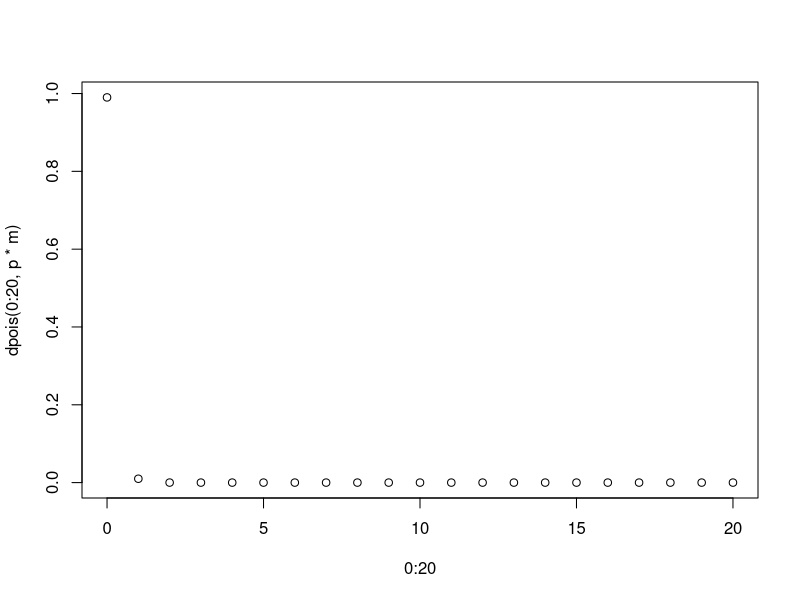
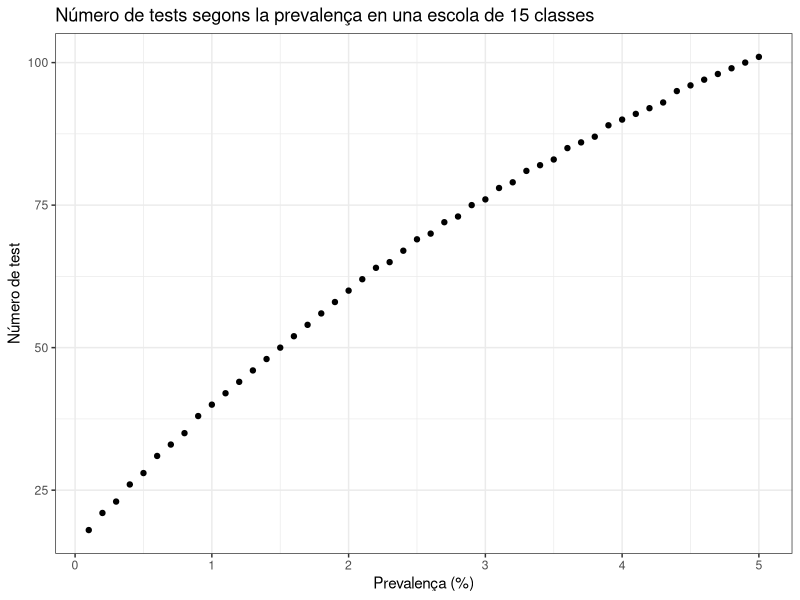

Reproduce these figures in R, in order.
## ---- chunk 1
knitr::opts_chunk$set(echo = TRUE)
## ---- chunk 2
n <- 12
p <- .001
m <- 10
l <- 3
## ---- chunk 3
ppois(0, p*m)

plot(0:20, dpois(0:20, p*m))

dpois(10, p*m)
no_infectats <- function(p, m = 20) {
  dpois(0, p*m)
}
no_infectats(.002)
## ---- chunk 4
calcul_tests <- function(prev, num_classes, alumnes_per_clase) {
  num_classes * (1 + (1 - ppois(0, prev * alumnes_per_clase)) * 9)
  
}
## ---- chunk 5
df <- cbind.data.frame("prev" = seq(.1, 5, by = .1), 
                       "num" = calcul_tests(seq(.1, 5, by = .1)/100, 
                                            num_classes = 15, 
                                            alumnes_per_clase = 20))
df$num <- ceiling(df$num)
## ---- chunk 6
library(ggplot2)
ggplot(df, aes(x = prev, y = num)) + 
  geom_point() + 
  theme_bw() +
  xlab("Prevalença (%)") + 
  ylab("Número de test") + 
  ggtitle("Número de tests segons la prevalença en una escola de 15 classes")
